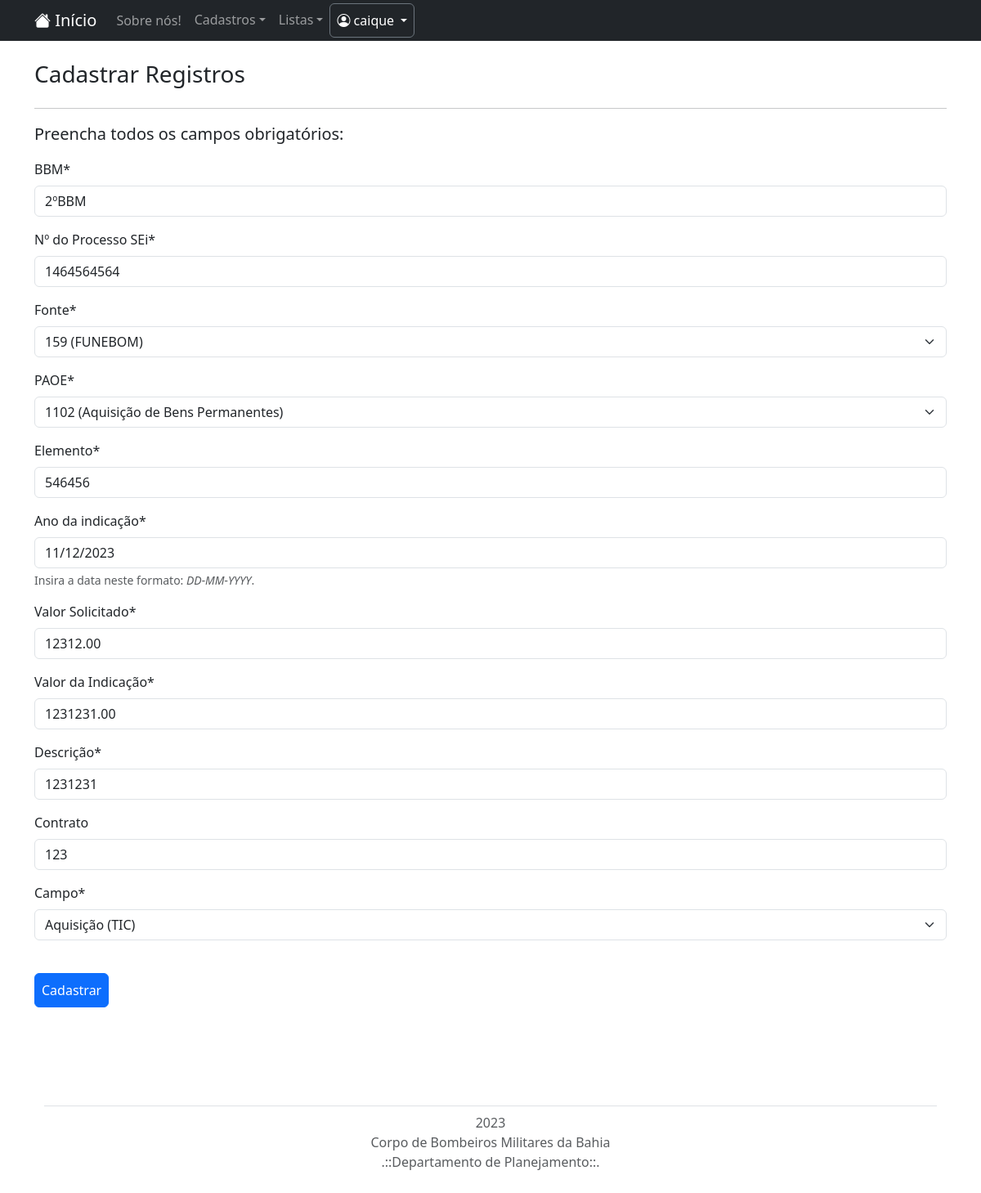
Page /editar/processo/1/ (signed in) on the committed database.
### cadastro/models.py (models this page shows, shortened)
class Processos(models.Model):
    bbm = models.CharField(max_length=50, verbose_name="BBM")
    processo = models.CharField(max_length=150, verbose_name="Nº do Processo SEi")
    fonte2 = models.ForeignKey(Fonte, on_delete=models.PROTECT, verbose_name="Fonte")
    paoe2 = models.ForeignKey(Paoe, on_delete=models.PROTECT, verbose_name="PAOE")
    elemento = models.CharField(max_length=50)
    ano_da_indicação = models.DateField(help_text="Insira a data neste formato: <em>DD-MM-YYYY</em>.")
    valor_solicitado_ind = models.DecimalField(max_digits=10, decimal_places=2, verbose_name="Valor Solicitado" )
    valor_ind = models.DecimalField(max_digits=20, decimal_places=2, verbose_name="Valor da Indicação")
    descricao = models.CharField(max_length=150, verbose_name="Descrição")
    contrato = models.CharField(max_length=150, verbose_name="Contrato", blank=True, null=True)
    campo = models.ForeignKey(Campo, on_delete=models.PROTECT)
    class Meta:
        constraints = [
            models.UniqueConstraint(fields=['processo', 'ano_da_indicação'], name='processo do ano')
        ]
    0

class Campo(models.Model):
    nome = models.CharField(max_length=50)
    descricao = models.CharField(max_length=150, verbose_name="Descrição")
    def __str__(self):
        return "{} ({})".format(self.nome, self.descricao)

### cadastro/views.py (the view)
# urls.py: path('editar/processo/<int:pk>/', ProcessosIUpdate.as_view(), name='editar-cadastro-ind'),
class ProcessosIUpdate(LoginRequiredMixin, UpdateView):
    login_url = reverse_lazy('login')
    model = Processos
    fields = [
            'bbm' ,
            'processo' ,
            'fonte2' ,
            'paoe2',
            'elemento' ,
            'ano_da_indicação' ,
            'valor_solicitado_ind' ,
            'valor_ind' ,
            'descricao' ,
            'contrato' ,
            'campo'
            ]
    template_name = 'cadastros/form.html'
    success_url = reverse_lazy('listar-processos')

### cadastro/models.py (called while the page is built)
    def __str__(self):
        return "{} ({})".format(self.fonte, self.desc_fonte)

    def __str__(self):
        return "{} ({})".format(self.paoe, self.desc_paoe)

### cadastro/templates/cadastros/form.html (shortened to what this page needs)
{% extends 'paginas/modelo.html' %}
{% load static %}
{% load crispy_forms_tags %}
{% block conteudo %}
<div class='container'>
    <h3 class="my-4">Cadastrar Registros</h3>
    <hr>
    <p class="lead ">
        Preencha todos os campos obrigatórios:
    </p>
    <form action="" method="post">
        {{ form|crispy }}
        <br><button type="submit" class="btn btn-primary mg-2 p-2">Cadastrar</button>
    </form>
</div>
{% endblock %}

### app_controle_processos/templates/paginas/modelo.html (shortened to what this page needs)
{% load static %}
<!DOCTYPE html>
<html lang="pt-br">
    <head>
    {% block bootstrap %}
        <link rel="stylesheet" href="{% static 'css/style.css' %}">
        <link href="https://cdn.jsdelivr.net/npm/bootstrap@5.3.2/dist/css/bootstrap.min.css" rel="stylesheet">
        <link rel="stylesheet" href="https://cdn.jsdelivr.net/npm/bootstrap-icons@1.11.2/font/bootstrap-icons.min.css">
    {% endblock %}
        {% block navbar %}
        <nav class="navbar navbar-expand-lg navbar-dark bg-dark p-1 ">
            <div class="container">
                <a class="navbar-brand" href="{% url 'home' %}">
                    <i class="bi bi-house-fill" aria-hidden="true"></i>
                    Início
                </a>
                <div class="collapse navbar-collapse" id="navbarNavDropdown">
                    <ul class="navbar-nav">
                        <li class="nav-item">
                            <a class="nav-link" href="#">Sobre nós!</a>
                        </li>
                    </ul>
                    <ul class="navbar-nav">
                        {% if request.user.is_authenticated %}
                        <li class="nav-item dropdown">
                            <a class="nav-link dropdown-toggle" href="#" id="navbarDropdownMenuLink" role="button" data-bs-toggle="dropdown" aria-expanded="false">Cadastros</a>
                        </li>
                        <li class="nav-item dropdown">
                            <a class="nav-link dropdown-toggle" href="#" id="navbarDropdownMenuLink" role="button" data-bs-toggle="dropdown" aria-expanded="false">Listas</a>
                        </li>
                    <ul class="navbar-nav ">
                        <li class="nav-item dropdown">
                            <a class="nav-link dropdown-toggle text-white text-center border rounded border-secondary mx-auto" href="{% url 'login' %}"
                                id="navbarDropdownMenuLink" role="button" data-bs-toggle="dropdown" aria-expanded="false"
                                aria-haspopup="true">
                                <i class="bi bi-person-circle" aria-hidden="true"></i>
                                <span id="username">{{ user.username }}</span>
                            </a>
                        </li>
                        {% endif %}
                    </ul>
                </div>
            </div>
        </nav>
        {% endblock %}
        {% block conteudo %}
        {% endblock %}
    </head>
{% block body %}
<body>
</body>
{% endblock %}
{% block footer %}
    <div class="container py-4 py-md-5 px-4 px-md-3 ">
        <footer class="py-3 my-4 p-2 ">
                <ul class="nav nav-pills justify-content-center border-bottom pb-3 mb-2 ">
                </ul>
                <p class="text-center text-muted">2023 <br> Corpo de Bombeiros Militares da Bahia <br> .::Departamento de Planejamento::.</p>
        </footer>
    </div>
{% endblock %}
</html>

### rows in the picture
Processos: bbm "2ºBBM", processo "1464564564", fonte2 "159 (FUNEBOM)", paoe2 "1102 (Aquisição de Bens Permanentes)", elemento "546456", ano_da_indicação "11/12/2023", valor_solicitado_ind "12312.00", valor_ind "1231231.00", descricao "1231231", contrato "123", campo "Aquisição (TIC)"

### other values in the picture
{{ user.username }} "caique"
